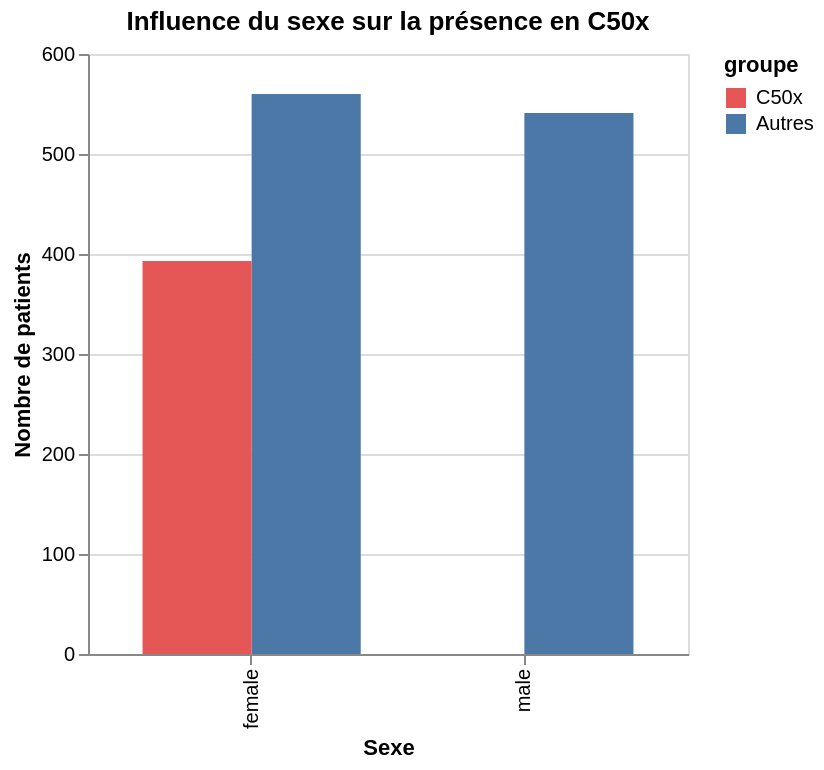

Here is the notebook cell this chart was saved with:
### Code cell
# Visualisation Altair 
repartition = df_patients.groupby(['gender_source_value', 'groupe']).size().reset_index(name='nb_patients')

alt.Chart(repartition).mark_bar().encode(
    x=alt.X('gender_source_value:N', title='Sexe'),
    y=alt.Y('nb_patients:Q', title='Nombre de patients'),
    color=alt.Color('groupe:N', scale=alt.Scale(
        domain=['C50x', 'Autres'],
        range=['#e45756', '#4c78a8']
    )),
    xOffset='groupe:N'
).properties(
    title='Influence du sexe sur la présence en C50x',
    width=300
)

### Figure 1 — Vega-Lite specification as saved in the notebook (floating-point values rounded to 4 significant figures)
{"config": {"view": {"continuousWidth": 300, "continuousHeight": 300}}, "data": {"name": "data-f9a48dce89972449399cba5230d4c151"}, "mark": {"type": "bar"}, "encoding": {"color": {"field": "groupe", "scale": {"domain": ["C50x", "Autres"], "range": ["#e45756", "#4c78a8"]}, "type": "nominal"}, "x": {"field": "gender_source_value", "title": "Sexe", "type": "nominal"}, "xOffset": {"field": "groupe", "type": "nominal"}, "y": {"field": "nb_patients", "title": "Nombre de patients", "type": "quantitative"}}, "title": "Influence du sexe sur la présence en C50x", "width": 300, "$schema": "https://vega.github.io/schema/vega-lite/v6.4.1.json", "datasets": {"data-f9a48dce89972449399cba5230d4c151": [{"gender_source_value": "female", "groupe": "Autres", "nb_patients": 560}, {"gender_source_value": "female", "groupe": "C50x", "nb_patients": 393}, {"gender_source_value": "male", "groupe": "Autres", "nb_patients": 541}]}}
